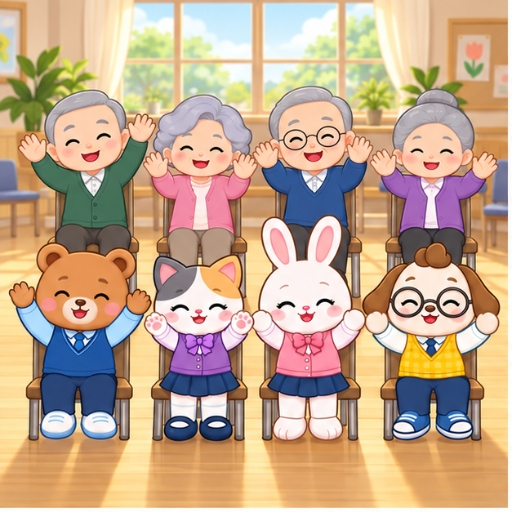
#> input picture assets/exercise-20min/gifs/exercise_wave_tl.png, 512 x 512 px, found by its file name
$ python generate_exercise_gifs.py
#> lines starting #> are read from the running program, lines starting #| are printed output that depends on the picture
import os
from PIL import Image

output_dir = r'J:\sh\assets\exercise-20min\gifs'
public_dir = r'J:\sh\assets\exercise-20min'
os.makedirs(output_dir, exist_ok=True)

def create_gif(frames, output_path, duration_ms=450):
    # RGB 변환 후 GIF 저장
    rgb_frames = [f.convert('RGBA') for f in frames]
    # 팔레트 양자화로 고품질 GIF 생성
    quantized_frames = []
    for f in rgb_frames:
        # 배경 합성 (흰색)
        bg = Image.new('RGB', f.size, (255, 255, 255))
        bg.paste(f, mask=f.split()[3])
        # Adaptive palette
        q = bg.quantize(colors=256, method=Image.Quantize.MEDIANCUT)
        quantized_frames.append(q)

    quantized_frames[0].save(
        output_path,
        save_all=True,
        append_images=quantized_frames[1:],
        duration=duration_ms,
        loop=0,
        optimize=True
    )
    print(f"Created GIF: {output_path} ({len(frames)} frames, {duration_ms}ms per frame)")

# 1. GIF 1: 손 흔들기 (exercise_wave.gif)
# 부드러운 손 흔들기 시퀀스
wave_frames = [
    Image.open(os.path.join(output_dir, "exercise_wave_tl.png")),
    Image.open(os.path.join(output_dir, "exercise_wave_tr.png")),
    Image.open(os.path.join(output_dir, "exercise_wave_br.png")),
    Image.open(os.path.join(output_dir, "exercise_wave_bl.png")),
    Image.open(os.path.join(output_dir, "exercise_wave_tr.png")),
]
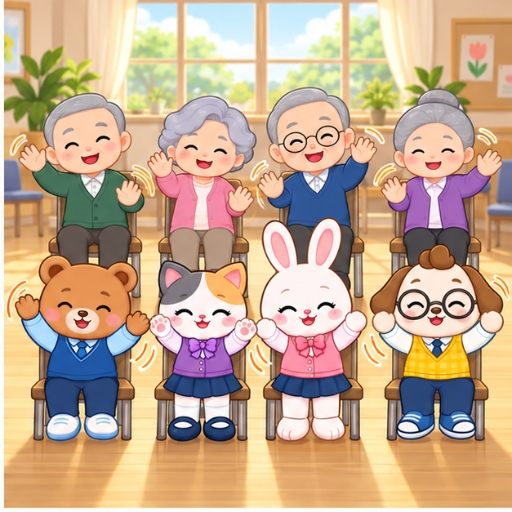
#> input picture assets/exercise-20min/gifs/exercise_wave_tr.png, 512 x 512 px, found by its file name
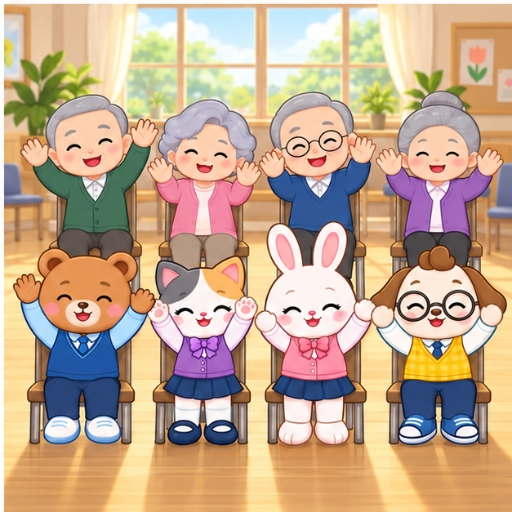
#> input picture assets/exercise-20min/gifs/exercise_wave_br.png, 512 x 512 px, found by its file name
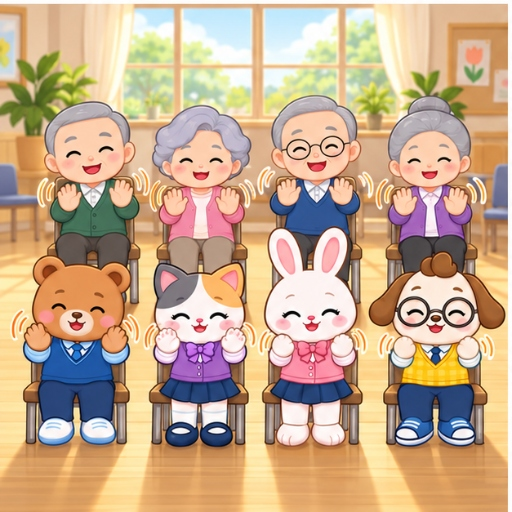
#> input picture assets/exercise-20min/gifs/exercise_wave_bl.png, 512 x 512 px, found by its file name
create_gif(wave_frames, os.path.join(output_dir, "exercise_wave.gif"), duration_ms=500)
#> in create_gif, `rgb_frames = [f.convert('RGBA') for f in frames]`: rgb_frames = 5 items
#> the loop in create_gif, `for f in rgb_frames:` made 5 passes
#> in create_gif, bg is the input picture: PIL image 512x512 RGB; mean R, G, B 198.6, 170.9, 143.8
#| Created GIF: J:\sh\assets\exercise-20min\gifs/exercise_wave.gif (5 frames, 500ms per frame)
create_gif(wave_frames, os.path.join(public_dir, "exercise_wave.gif"), duration_ms=500)
#> the loop in create_gif (call 2), `for f in rgb_frames:` made 5 passes
#| Created GIF: J:\sh\assets\exercise-20min/exercise_wave.gif (5 frames, 500ms per frame)

# 2. GIF 2: 두 팔 올리기 (exercise_arms_up.gif)
# 천천히 올렸다가 천천히 내리는 스트레칭 시퀀스
arms_up_frames = [
    Image.open(os.path.join(output_dir, "exercise_arms_up_tl.png")), # 준비
    Image.open(os.path.join(output_dir, "exercise_arms_up_tr.png")), # 올리기 시작
    Image.open(os.path.join(output_dir, "exercise_arms_up_bl.png")), # 귀 옆
    Image.open(os.path.join(output_dir, "exercise_arms_up_br.png")), # 만세!
    Image.open(os.path.join(output_dir, "exercise_arms_up_bl.png")), # 천천히 내리기
    Image.open(os.path.join(output_dir, "exercise_arms_up_tr.png")), # 준비로 복귀
]
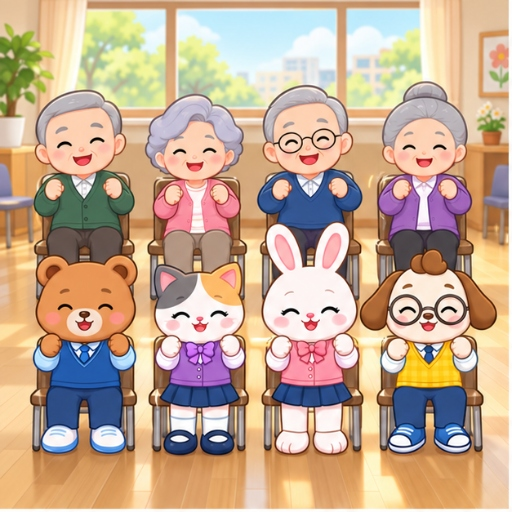
#> input picture assets/exercise-20min/gifs/exercise_arms_up_tl.png, 512 x 512 px, found by its file name
#> (the run stopped early here; a loop or call above may not have finished)
